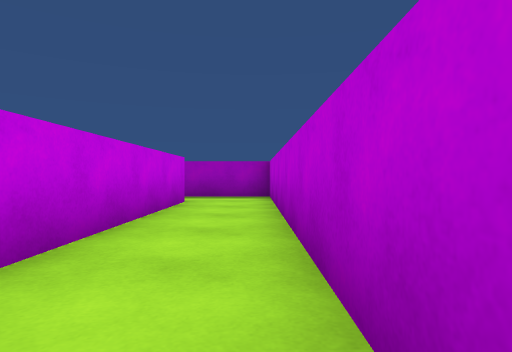
[1] (above)

19 first-person views from a walk through a 3-D level made in the Unity game engine. The camera is 0.58 m above the floor, looks level and sees 75° across. The floor is counted in squares, 1 m on a side. Each view is taken from the middle of a square. On the plan, view 1 faces up. The plan holds only what a view shows up to about 9 squares ahead; the rest is blank. The place goes on beyond the plan. The player is left out.

[2]
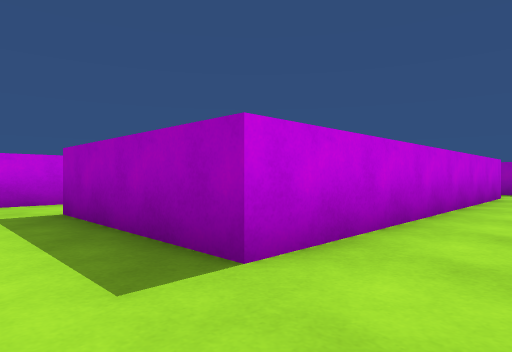

[3]
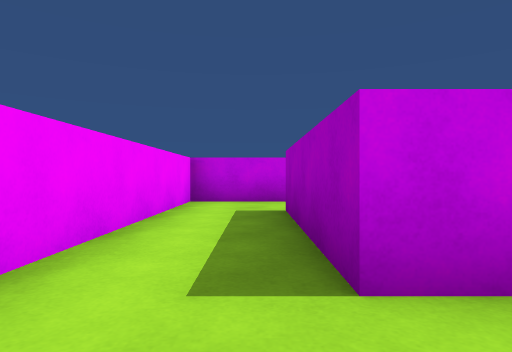

[4]
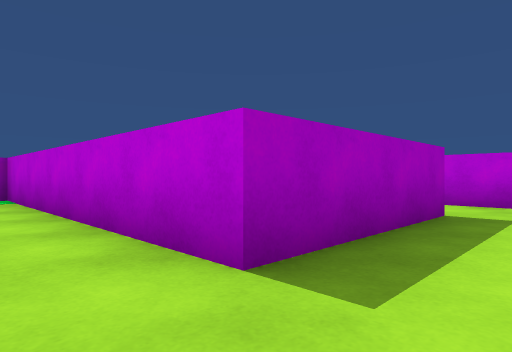

[5]
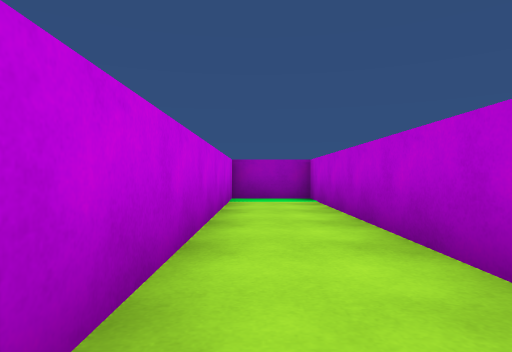

[6]
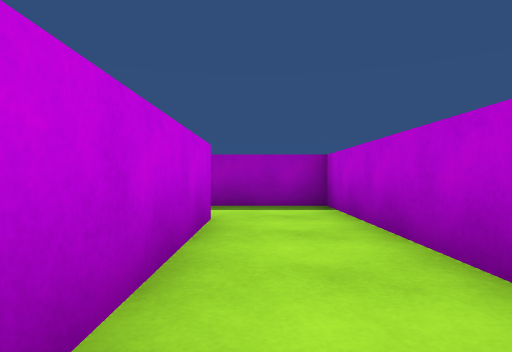

[7]
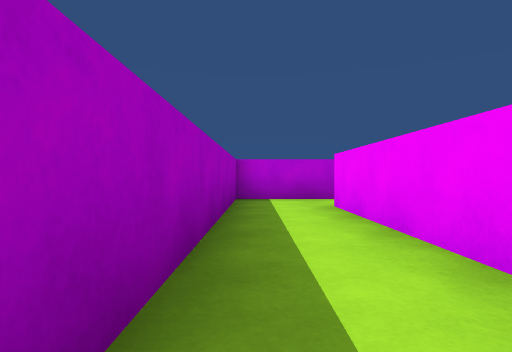

[8]
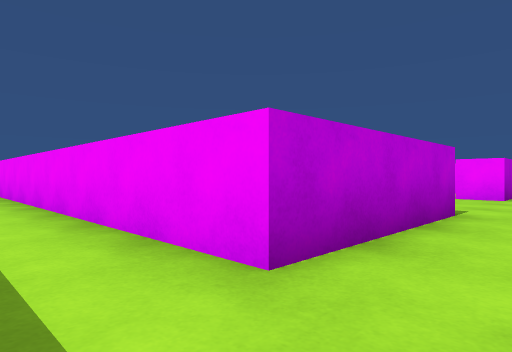

[9]
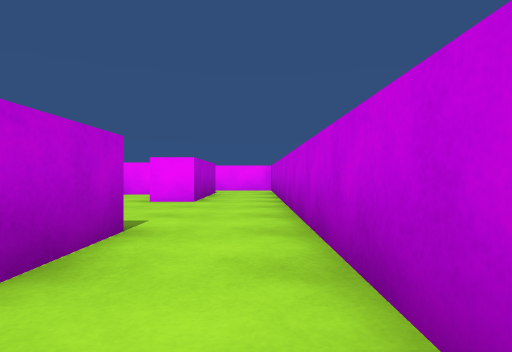

[10]
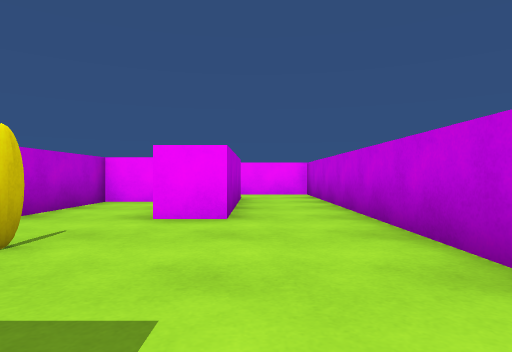

[11]
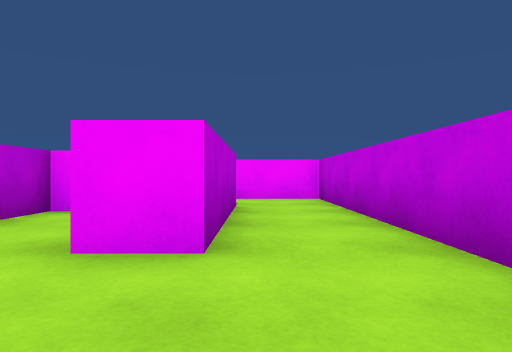

[12]
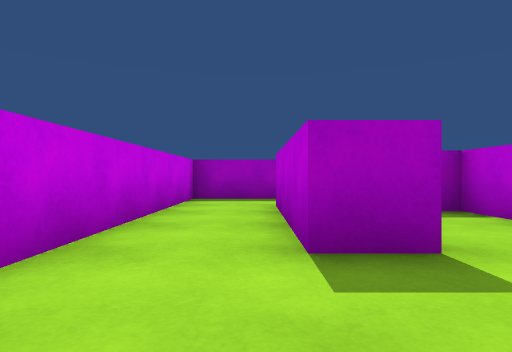

[13]
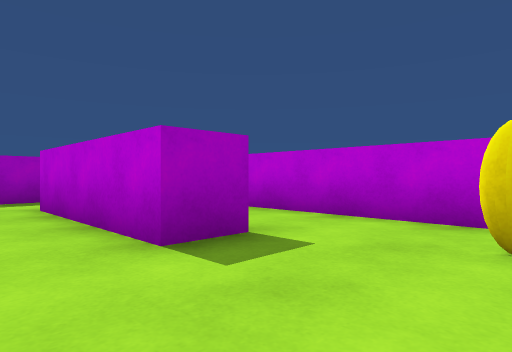

[14]
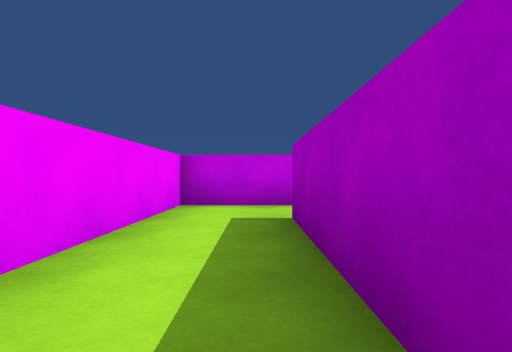

[15]
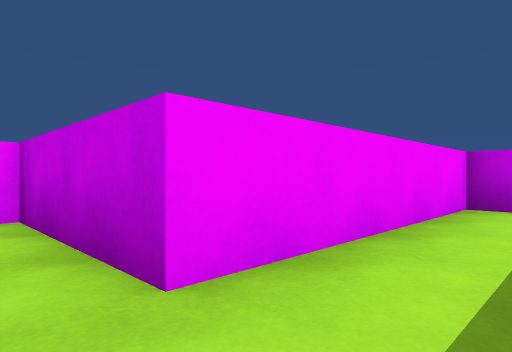

[16]
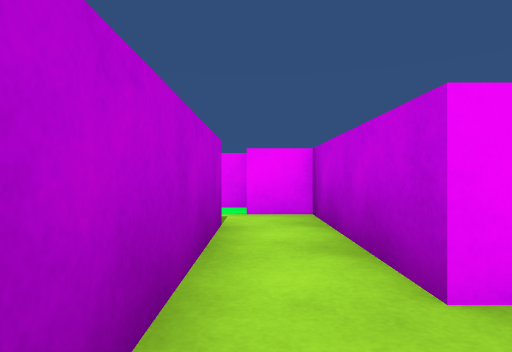

[17]
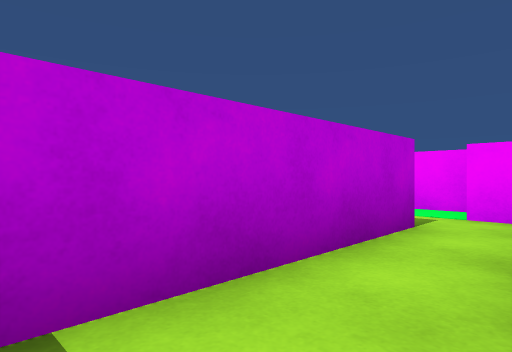

[18]
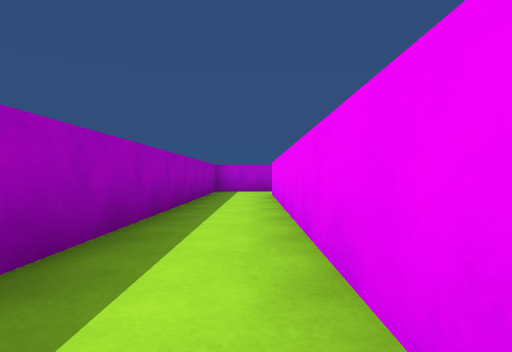

[19]
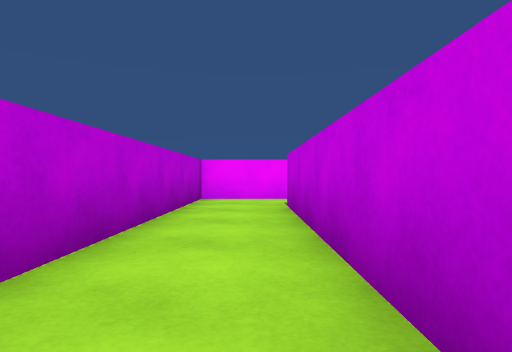

### Floor plan
Points are (right, up) in squares from view 1. A wall is a line through its corners. A room is listed if a view was taken in it or the views show most of it. See-through windows are left out.
Room 1 (views 1, 2, 3, 4, 5, 6, 7, 8, 9, 10, 11, 12, 13, 14, 15, 16, 17, 18, 19)
walls: (-8.6, 1.8) (-8.6, 6.5) (-9, 6.5); (-10.5, 3.5) (-11.6, 3.5) (-11.6, 7.5) (-1.6, 7.5) (-1.6, -1.5) (-5.6, -1.5) (-5.6, 6.5) (-7.6, 6.5) (-7.6, -3.5) (0.4, -3.5) (0.4, 9.5) (-13.6, 9.5) (-13.6, -6.5) (-7.9, -6.5) (-7.9, -10.1) (-6.8, -10.1); (-9.8, -3.5) (-8.6, -3.5) (-8.6, -0.8); (-7.6, -4.5) (-11.6, -4.5) (-11.6, -0.5) (-10.5, -0.5); (-6.6, -9) (-6.6, -5.1)

Positions as (right, up) in squares from view 1, and headings:
1: (0, 0), facing up
2: (0, -3), facing up-left
3: (0, -2), facing left
4: (-7, -3), facing up-right
5: (-7, -2), facing up
6: (-1, 3), facing up
7: (-8, 9), facing right
8: (-13, 9), facing down-right
9: (-13, 7), facing down
10: (-12, 4), facing down
11: (-12, 2), facing down
12: (-12, 1), facing up
13: (-13, 1), facing up-right
14: (-7, -5), facing left
15: (-7, -5), facing down-left
16: (-7, -5), facing down
17: (-8, -5), facing down-right
18: (-12, 8), facing right
19: (-1, 5), facing down
